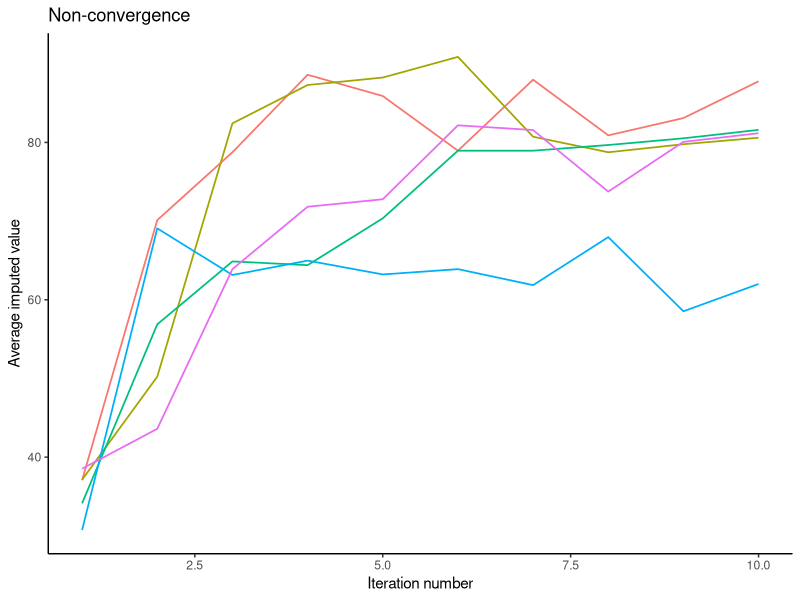
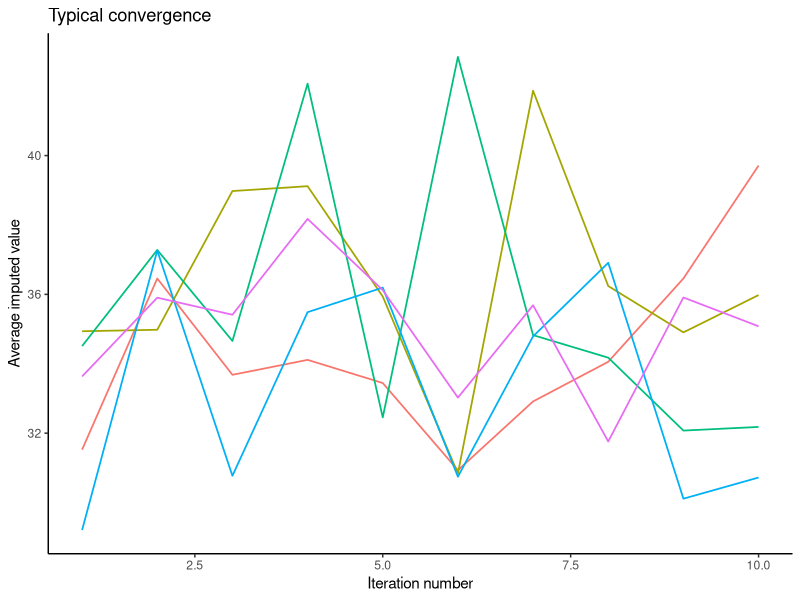

R code for these plots, in order:
# reproduce example of pathological non-convergence traceplots
# by van Buuren (2018) and apply non-convergence diagnostics
# requires the packages 'mice', 'purrr', and 'dplyr'/'magrittr'
# and the non-convergence diagnostics function

library(mice, warn.conflicts = FALSE)

# non-conv
# impute missingness with mis-specified imputation model
meth <- make.method(boys) #define imputation model
meth["bmi"] <- "~I(wgt / (hgt / 100)^2)" #mis-specify model
imp_nonconv <- mice( #impute missingness
  boys,
  meth = meth,
  maxit = 10,
  print = FALSE,
  seed = 60109
)


# impute missingness with correctly specified imputation model
pred <- make.predictorMatrix(boys) #mend imputation method
pred[c("hgt", "wgt"), "bmi"] <- 0 #remove dependency
imp_conv <- conv <- mice( #impute missingness
  boys,
  meth = meth,
  pred = pred,
  maxit = 10,
  print = FALSE,
  seed = 60109
)

plot_wgt <- function(imp) {
# extract parameters for plotting
mn <- imp$chainMean
sm <- sqrt(imp$chainVar)
vrb <-  "wgt" #names(imp$data)
p <- length(vrb)
m <- imp$m
it <- imp$iteration
long <- cbind(expand.grid(.it = seq_len(it), .m = seq_len(m)),
              data.frame(
                .ms = rep(c("mean", "sd"), each = m * it *
                            p),
                vrb = rep(vrb, each = m * it, times = 2),
                val = c(matrix(aperm(mn[vrb, , , drop = FALSE], c(
                  2, 3, 1
                )), nrow = m * it * p), matrix(aperm(sm[vrb, , , drop = FALSE], c(
                  2, 3, 1
                )), nrow = m * it * p))
              ))
ggplot2::ggplot(long[long$.ms == "mean", ],
                ggplot2::aes(
                  x = .data$.it,
                  y = .data$val,
                  color = as.factor(.data$.m)
                )) + ggplot2::geom_line(linewidth = 0.6) +
  ggplot2::geom_hline(yintercept = -Inf) + 
  ggplot2::labs(x = "Iteration number", y = "Average imputed value", color = "") + 
  ggplot2::theme_classic() + 
  ggplot2::theme(legend.position = "none")
}

plot_wgt(imp_nonconv) + ggplot2::ggtitle("Non-convergence")
plot_wgt(imp_conv) + ggplot2::ggtitle("Typical convergence")

# # plot non-conv
# n_obs <- 50
# dat <- data.frame(X = sample(c(1:7), n_obs, replace = TRUE), Y = rnorm(n_obs))
# dat$Z <- dat$X * dat$Y^2
# pat <- expand.grid(c(0,1), c(0,1), c(0,1)) |> setNames(c("X", "Y", "Z"))
# amp <- mice::ampute(dat, prop = .9, patterns = pat, mech = "MAR")$amp
# ggmice::plot_pattern(amp)
# meth <- mice::make.method(amp)
# meth["Z"] <- "~I(X * Y^2)"
# pred <- mice::make.predictorMatrix(amp)
# # non-conv
# imp <- mice::mice(amp, m = 5, meth = meth, pred = pred, maxit = 20, print = FALSE) #, visitSequence = c("Z", "X", "Y")
# ggmice::plot_trace(imp)
# # conv
# pred[, "Z"] <- 0
# imp <- mice::mice(amp, m = 5, meth = meth, pred = pred, maxit = 20, print = FALSE) #, visitSequence = c("Z", "X", "Y")
# ggmice::plot_trace(imp)
